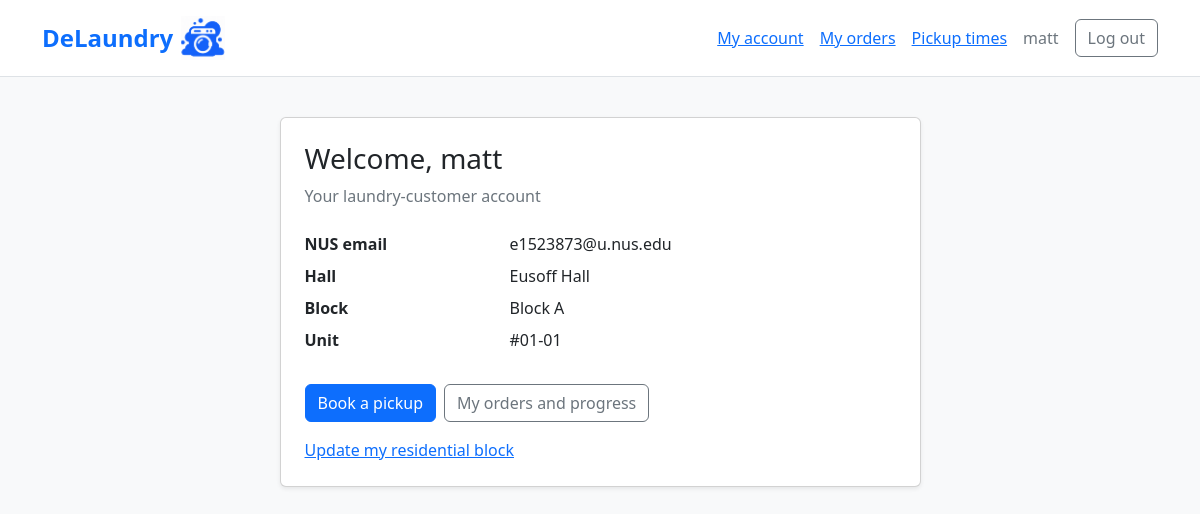
The page /accounts/home/ (signed in) on the database its author committed.
### accounts/models.py (models this page shows)
class User(AbstractUser):
  id = models.AutoField(primary_key=True)
  email = models.EmailField(unique=True)
  name = models.CharField(max_length=120)
  role = models.CharField(max_length=120, choices=[('customer', 'Customer'), ('worker', 'Worker')])

class CustomerProfile(models.Model):
  user = models.OneToOneField(User, on_delete=models.CASCADE)
  residence = models.ForeignKey('facilities.Residence', on_delete=models.PROTECT)
  block = models.CharField(max_length=1, choices=BLOCK_CHOICES, blank=True, default="")
  id = models.AutoField(primary_key=True)
  unitNum = models.CharField(max_length=8)
  class Meta:
    constraints = [
      models.CheckConstraint(
        condition=models.Q(block__in=["", *"ABCDEF"]),
        name="customer_valid_block",
      ),
    ]

### facilities/models.py (models this page shows)
class Residence(models.Model):
  id = models.AutoField(primary_key=True)
  name = models.CharField(
    max_length=120,
    unique=True,
    choices=[
      ('eusoff', 'Eusoff Hall'),
      ('kentridge', 'Kent Ridge Hall'),
      ('kingedward', 'King Edward VII Hall'),
      ('raffles', 'Raffles Hall'),
      ('sheares', 'Sheares Hall'),
      ('temasek', 'Temasek Hall')
  ])
  is_active = models.BooleanField(default=True) # just for admin control
  def __str__(self):
    return self.get_name_display()

### accounts/views.py (the view)
# urls.py: path("home/", views.customer_home, name="customer_home"),
@login_required(login_url="accounts:login")
def customer_home(request):
  if request.user.role != "customer":
    return HttpResponseForbidden(
      "This page is for customers only. Please use our customer login page to access your account."
    )
  return render(
    request,
    "accounts/customer_home.html",
    {"profile": CustomerProfile.objects.select_related("residence").filter(user=request.user).first()},
  )

### bookings/context_processors.py (called while the page is built)
def demo_clock(request):
  if not getattr(settings, "DEMO_MODE", False):
    return {}
  return {"demo_time": clock.localtime(), "demo_session": settings.DEMO_SESSION}

### accounts/templates/accounts/customer_home.html (shortened to what this page needs)
{% extends "accounts/base.html" %}
{% block content %}
  <div class="row justify-content-center py-3">
    <div class="col-12 col-md-9 col-lg-7">
      <section class="card shadow-sm">
        <div class="card-body p-4">
          <h1 class="h3">Welcome, {{ user.name }}</h1>
          <p class="text-secondary">Your laundry-customer account</p>
          <dl class="row mt-4">
            <dt class="col-sm-4">NUS email</dt>
            <dd class="col-sm-8 text-break">{{ user.email }}</dd>
            {% if profile %}
              <dt class="col-sm-4">Hall</dt>
              <dd class="col-sm-8">{{ profile.residence }}</dd>
              <dt class="col-sm-4">Block</dt>
              <dd class="col-sm-8">{{ profile.get_block_display|default:"Not selected" }}</dd>
              <dt class="col-sm-4">Unit</dt>
              <dd class="col-sm-8">{{ profile.unitNum }}</dd>
            {% endif %}
          </dl>
          <div class="d-flex flex-wrap gap-2 mt-4">
            <a class="btn btn-primary" href="{% url 'customerstorefront:availability' %}">Book a pickup</a>
            <a class="btn btn-outline-secondary" href="{% url 'customerstorefront:order_list' %}">My orders and progress</a>
          </div>
          {% if profile %}
            <a class="d-inline-block mt-3" href="{% url 'accounts:customer_block' %}">Update my residential block</a>
          {% endif %}
        </div>
      </section>
    </div>
  </div>
{% endblock %}

### accounts/templates/accounts/customer_nav.html (shortened to what this page needs)
<nav class="container py-3 d-flex flex-wrap align-items-center gap-3" aria-label="Customer navigation">
  <a class="fs-4 fw-bold text-decoration-none me-auto d-inline-flex align-items-center gap-2" href="{% if brand_href %}{{ brand_href }}{% elif user.is_authenticated and user.role == 'customer' %}{% url 'accounts:customer_home' %}{% else %}{% url 'accounts:login' %}{% endif %}">{% if brand_label %}{{ brand_label }}{% else %}{% include "bookings/brand.html" %}{% endif %}</a>
  {% if user.is_authenticated and user.role == 'customer' %}
    <a href="{% url 'accounts:customer_home' %}">My account</a>
    <a href="{% url 'customerstorefront:order_list' %}">My orders</a>
    <a href="{% url 'customerstorefront:availability' %}">Pickup times</a>
    <span class="text-secondary">{{ user.name }}</span>
    <form method="post" action="{% url 'accounts:logout' %}" class="mb-0">
      <button class="btn btn-outline-secondary" type="submit">Log out</button>
    </form>
  {% elif not hide_login_links %}
    <a href="{% url 'adminpanel:login' %}">Staff login</a>
    <a href="{% url 'accounts:worker_login' %}">Worker login</a>
    <a href="{% url 'accounts:login' %}">Customer login</a>
  {% endif %}
</nav>

### rows shown on the page
User: name "matt", email "e1523873@u.nus.edu"
CustomerProfile: residence "Eusoff Hall", block "Block A", unitNum "#01-01"
